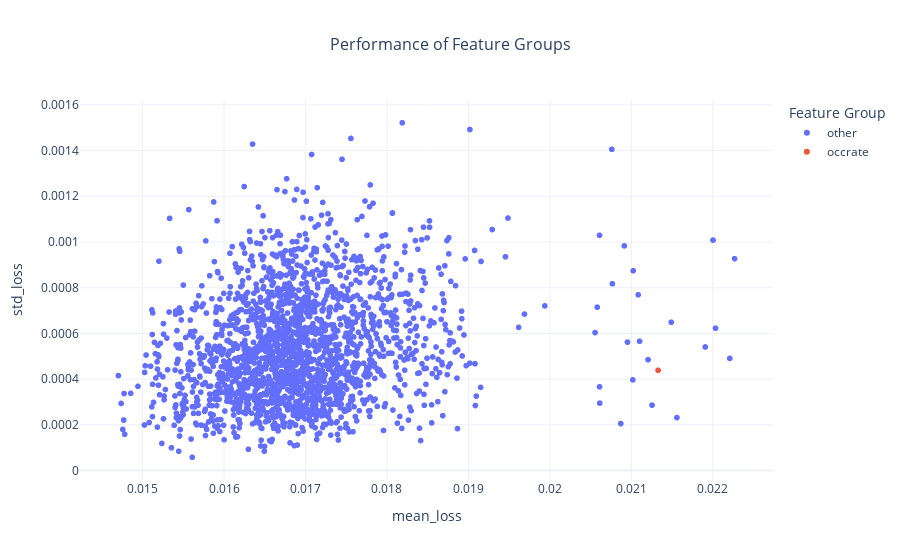

Notebook code cell kept with this figure:
### Code cell
analyzer.scatter_plot_feature_group(df_feature_grouped)

### Figure 1 — Plotly figure (JSON) as saved in the notebook; plotly's stock layout.template omitted (floating-point values rounded to 4 significant figures; data arrays with more than 128 entries replaced by an {"elided": "..."} marker saying what was removed)
{"data": [{"customdata": {"elided": "2047x1 str values"}, "hovertemplate": "<b>%{customdata}</b><br><b>Mean MAE:</b> %{x:.6f}<br><b>Std MAE:</b> %{y:.6f}<extra></extra>", "legendgroup": "other", "marker": {"color": "#636efa", "symbol": "circle"}, "mode": "markers", "name": "other", "showlegend": true, "type": "scattergl", "x": {"elided": "2047 float values"}, "xaxis": "x", "y": {"elided": "2047 float values"}, "yaxis": "y"}, {"customdata": [["occrate"]], "hovertemplate": "<b>%{customdata}</b><br><b>Mean MAE:</b> %{x:.6f}<br><b>Std MAE:</b> %{y:.6f}<extra></extra>", "legendgroup": "occrate", "marker": {"color": "#EF553B", "symbol": "circle"}, "mode": "markers", "name": "occrate", "showlegend": true, "type": "scattergl", "x": [0.02133], "xaxis": "x", "y": [0.0004389], "yaxis": "y"}], "layout": {"legend": {"title": {"text": "Feature Group"}, "tracegroupgap": 0}, "title": {"font": {"size": 16}, "text": "Performance of Feature Groups", "x": 0.5}, "xaxis": {"anchor": "y", "domain": [0, 1], "title": {"text": "mean_loss"}}, "yaxis": {"anchor": "x", "domain": [0, 1], "title": {"text": "std_loss"}}}}
